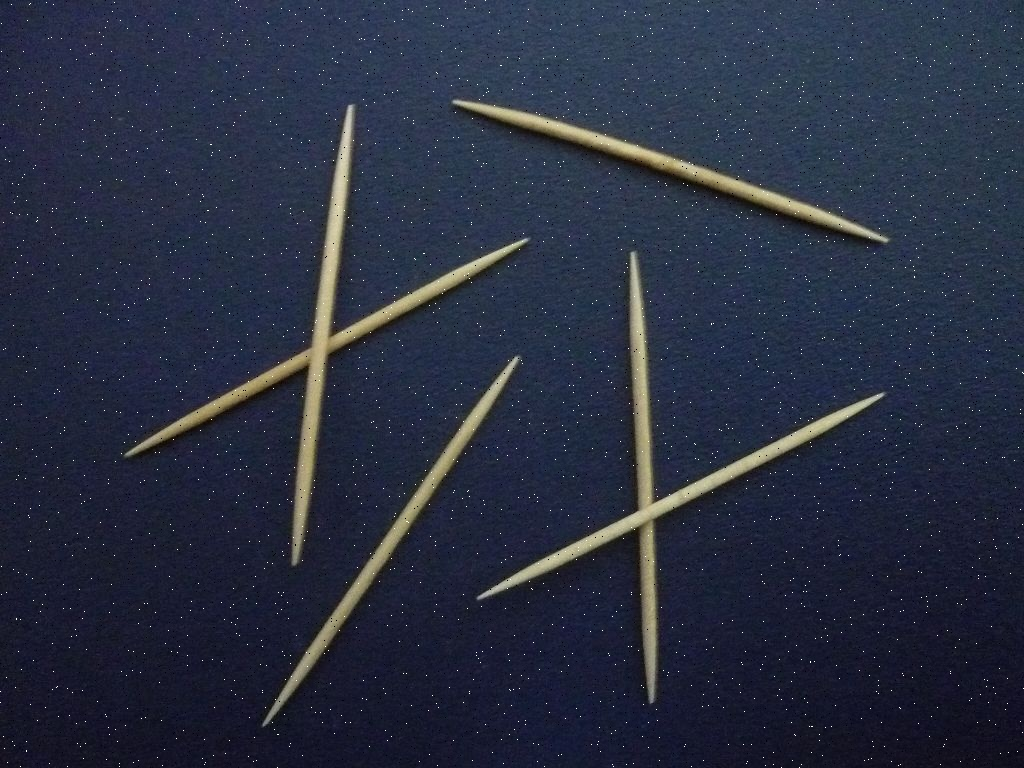
#> input picture Palcikak_szamolasa/palcika1.jpg, 1024 x 768 px, found by its file name
$ python saltAndPepper.py
#> lines starting #> are read from the running program, lines starting #| are printed output that depends on the picture; after the words box and inside, x2 and y2 are one past the last pixel; in counts of white or black regions, pixels touching at a corner belong together

import cv2
import numpy as np

# Ez a program csak a k?pek zajterhel?s?re k?sz?lt

def addPointNoise(img, percentage, value):
    noise = np.copy(img)
    n = int(img.shape[0] * img.shape[1] * percentage)

    for k in range(1, n):
        i = np.random.randint(0, img.shape[1])
        j = np.random.randint(0, img.shape[0])

        if img.ndim == 2:
            noise[j, i] = value

        if img.ndim == 3:
            noise[j, i] = [value, value, value]

    return noise


def addSaltAndPepperNoise(img, percentage1, percentage2):
    n = addPointNoise(img, percentage1, 255) # Só
    n2 = addPointNoise(n, percentage2, 0) # Bors
    return n2


#             6             9               4               18
src = ["palcika1.jpg", "palcika2.jpg", "DSC_0340.JPG", "DSC_0339.JPG",
       "DSC_0338.JPG", "DSC_0343.JPG"]
#            18               7

for i in range(0, len(src)):
    img = cv2.imread("Palcikak_szamolasa_original/" + str(src[i]), cv2.IMREAD_COLOR)
#> img is the input picture: shape (768, 1024, 3); mean B, G, R 64.7, 46.8, 40.6
    noise = addSaltAndPepperNoise(img, 0.003, 0.003)
#> after the loop in addPointNoise, `for k in range(1, n):`:
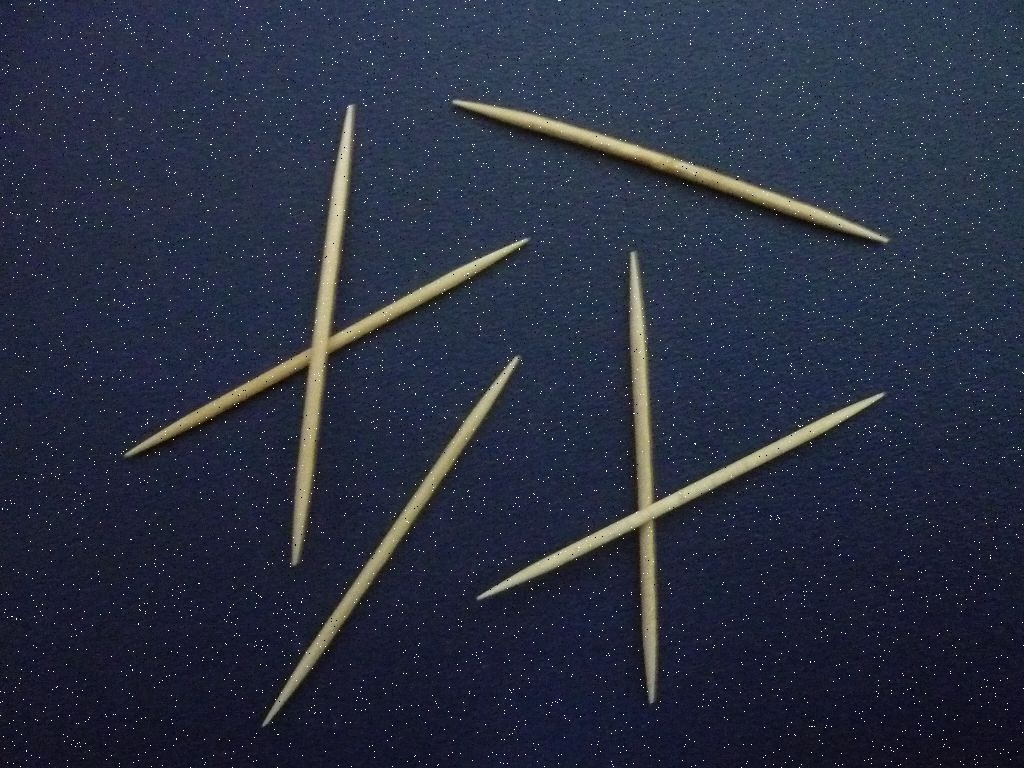
#> noise: shape (768, 1024, 3); 0.3% of pixels changed, all inside (x1, y1, x2, y2) = (0, 0, 1024, 768)
#> call 2 of addPointNoise, with percentage = 0.003, value = 0
#> after the loop in addPointNoise (call 2), `for k in range(1, n):`:
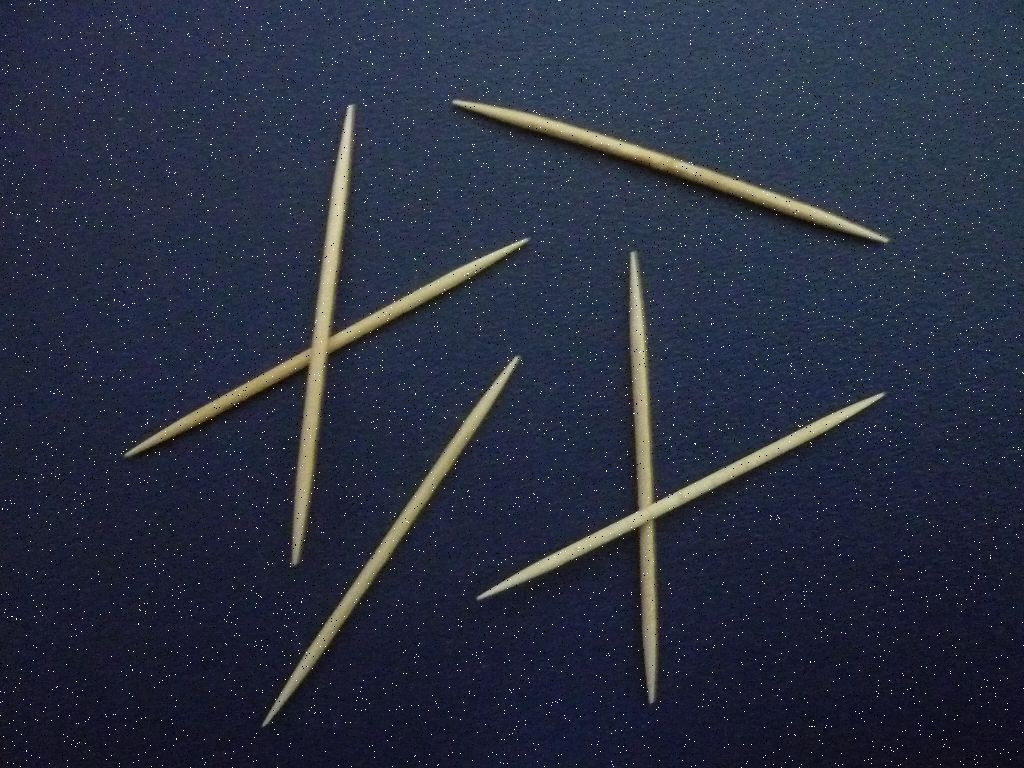
#> noise: shape (768, 1024, 3); 0.3% of pixels changed, all inside (x1, y1, x2, y2) = (0, 0, 1024, 768)
    cv2.imwrite("Palcikak_szamolasa/" + str(src[i]), noise)
#> pass 2 of the loop `for i in range(0, len(src)):`:
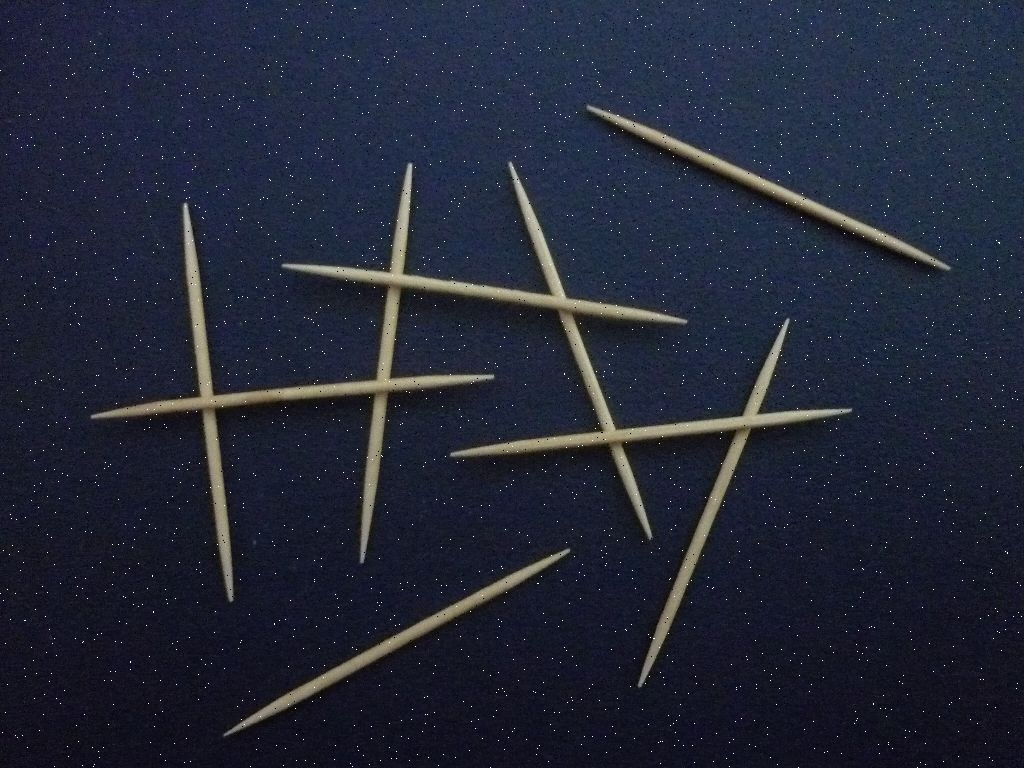
#> input picture Palcikak_szamolasa/palcika2.jpg, 1024 x 768 px, found by its file name
#> img is the input picture: shape (768, 1024, 3); mean B, G, R 55.1, 39.2, 34.6
#> after the loop in addPointNoise (call 3), `for k in range(1, n):`:
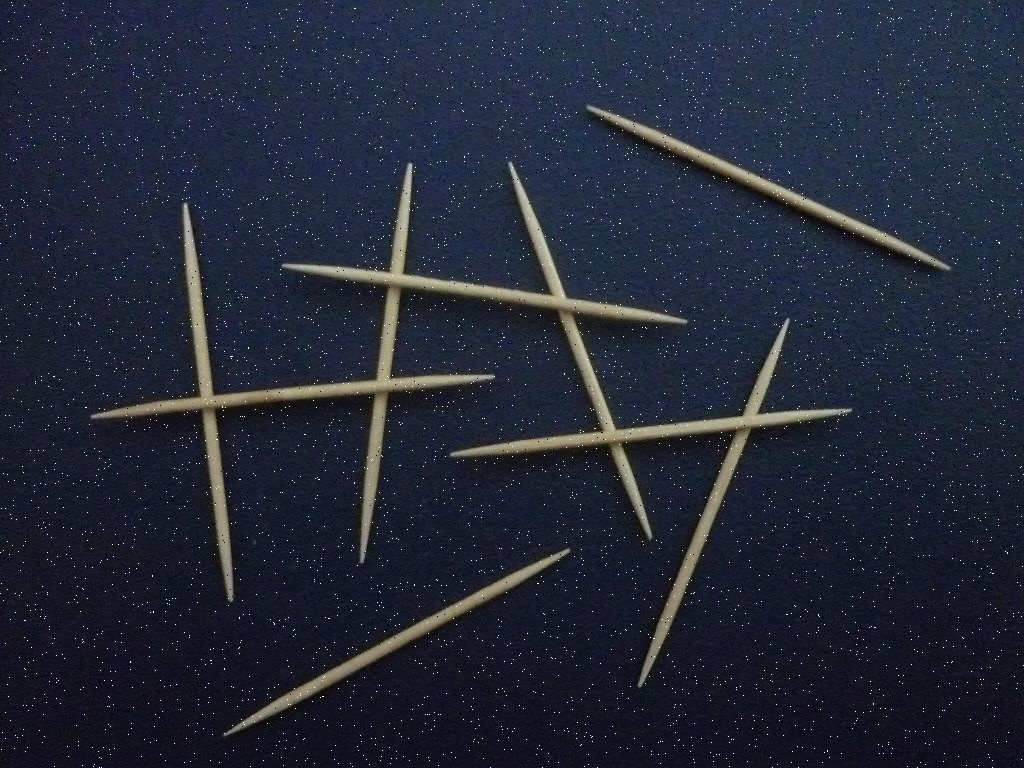
#> noise: shape (768, 1024, 3); 0.3% of pixels changed, all inside (x1, y1, x2, y2) = (0, 0, 1024, 768)
#> after the loop in addPointNoise (call 4), `for k in range(1, n):`:
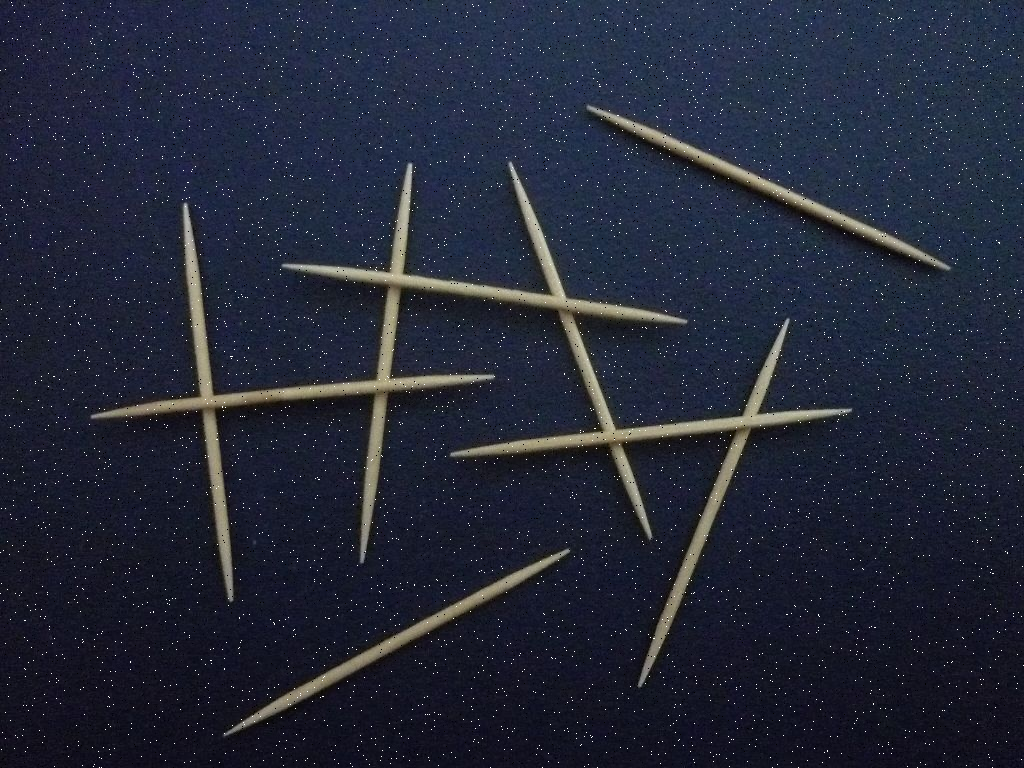
#> noise: shape (768, 1024, 3); 0.3% of pixels changed, all inside (x1, y1, x2, y2) = (0, 0, 1024, 768)
#> pass 3 of the loop `for i in range(0, len(src)):`:
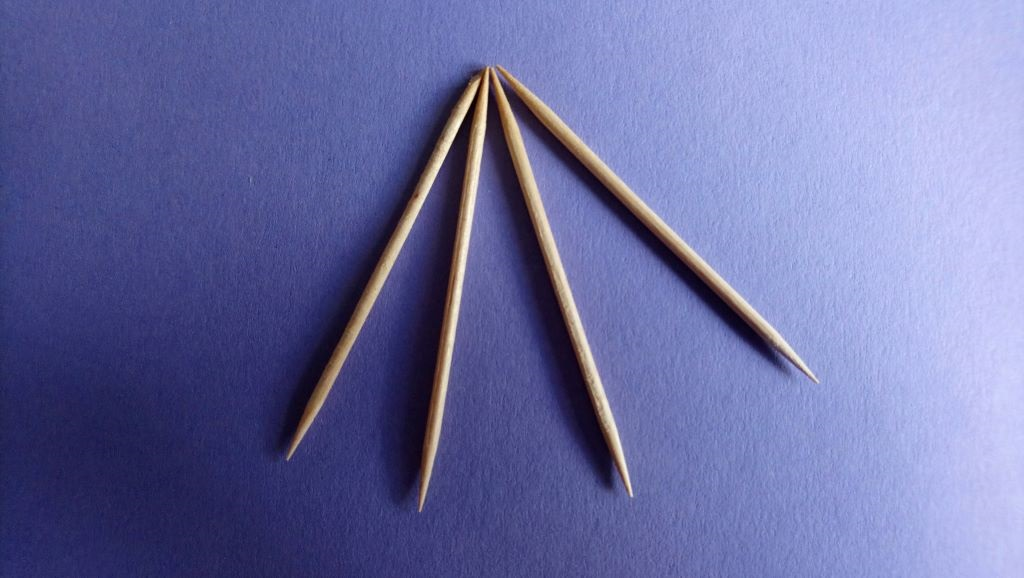
#> input picture Palcikak_szamolasa_original/DSC_0340.JPG, 1024 x 578 px
#> img is the input picture: shape (578, 1024, 3); mean B, G, R 161.3, 109.2, 106
#> after the loop in addPointNoise (call 5), `for k in range(1, n):`:
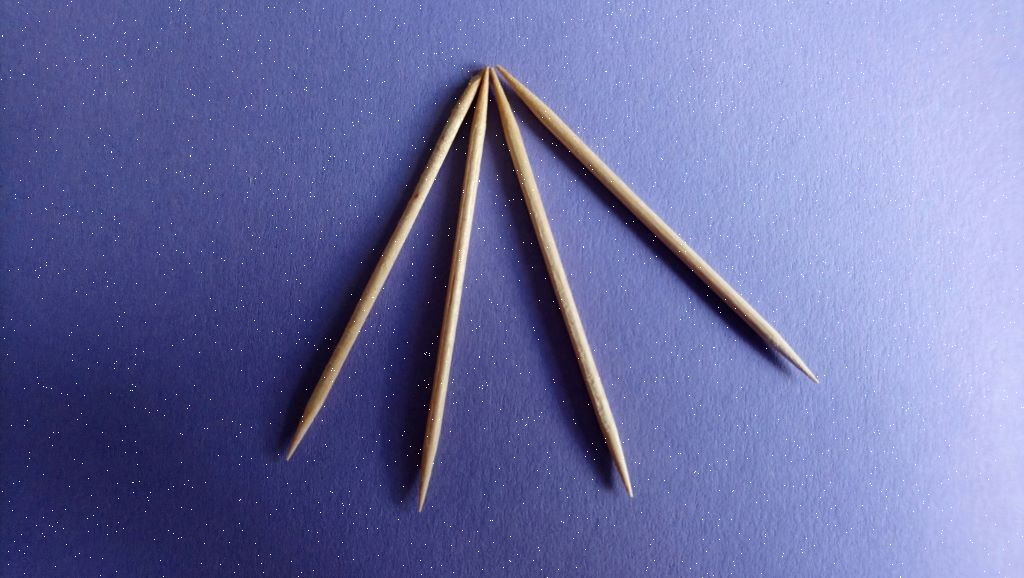
#> noise: shape (578, 1024, 3); 0.3% of pixels changed, all inside (x1, y1, x2, y2) = (1, 0, 1024, 578)
#> after the loop in addPointNoise (call 6), `for k in range(1, n):`:
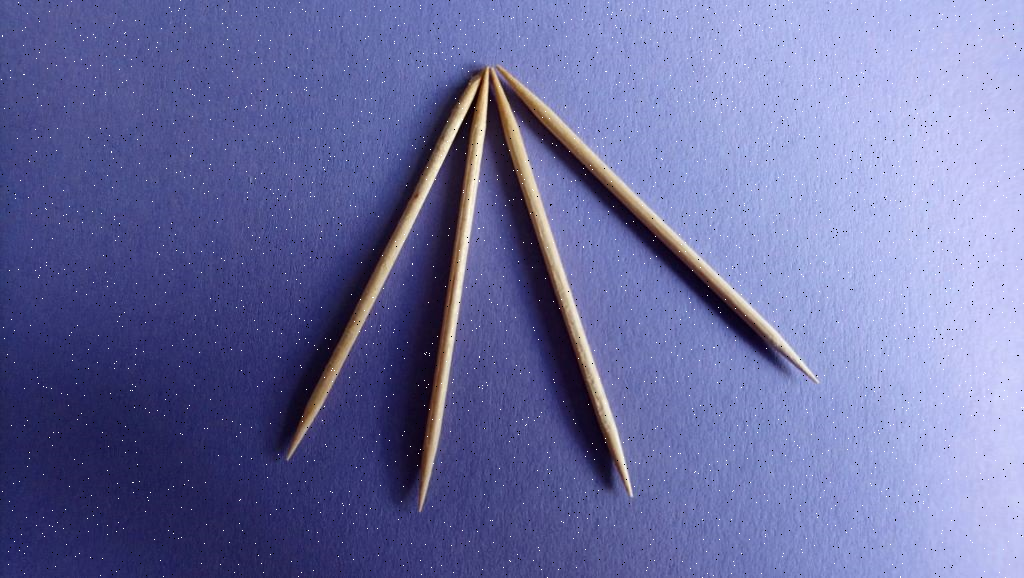
#> noise: shape (578, 1024, 3); 0.3% of pixels changed, all inside (x1, y1, x2, y2) = (0, 0, 1024, 578)
#> the loop made 6 passes; the first 3 are shown
